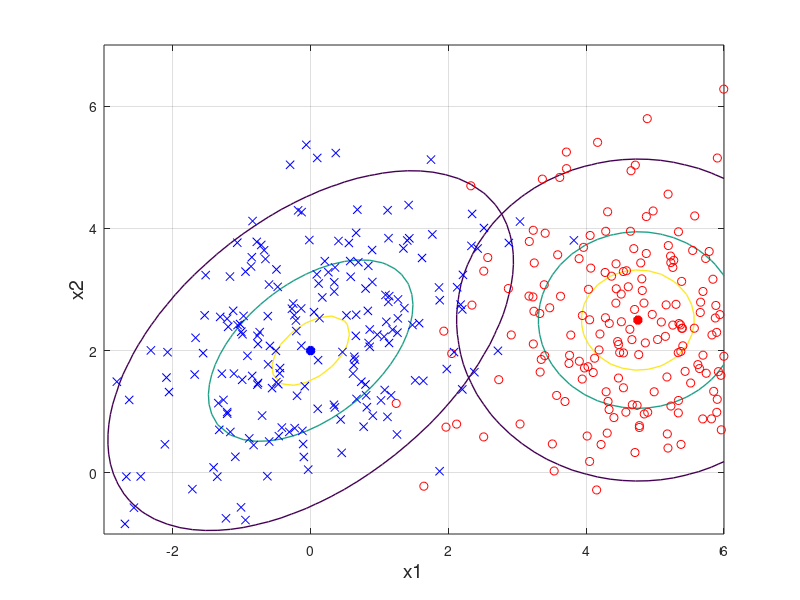

Recreate this plot in MATLAB. (Note: this script raises an error after producing the figure.)
% =========================================================================
% Basic
N=200; %100
m1 = [0; 2];
m2 = [1.75; 2.5];
m2 = m2 + [3; 0];
C1 = [2 1; 1 2]; 
C2 = 1.5 * eye(2); 
X1 = mvnrnd(m1, C1, N);
X2 = mvnrnd(m2, C2, N);

%Probability contour plot
numGrid = 50;
xRange = linspace(-3.0, 6.0, numGrid);
yRange = linspace(-1.0, 7.0, numGrid);
P1 = zeros(numGrid, numGrid);
P2 = zeros(numGrid, numGrid);
for j=1:numGrid
    for i=1:numGrid;
        x = [xRange(j) yRange(i)]';
        P1(i,j) = mvnpdf(x', m1', C1);
        P2(i,j) = mvnpdf(x', m2', C2);
    end
end
Pmax = max(max([P1 P2]));
figure(1), clf,
contour(xRange, yRange, P1, [0.1*Pmax 0.5*Pmax 0.8*Pmax], 'LineWidth', 1);
hold on;
contour(xRange, yRange, P2, [0.1*Pmax 0.5*Pmax 0.8*Pmax], 'LineWidth', 1);
plot(m1(1), m1(2), 'b*', 'LineWidth', 4);
plot(m2(1), m2(2), 'r*', 'LineWidth', 4);
% Plot distributions
plot(X1(:,1),X1(:,2),'bx', X2(:,1),X2(:,2),'ro'); grid on;
%title('Normal distribution with C1 != C2', 'FontSize', 16);
xlabel('x1', 'FontSize', 14)
ylabel('x2', 'FontSize', 14);

% Plot quadratic classification boundary
% gi(x) = x^t W_i x + w^t_i x + w_i0,   
C1_inv = inv(C1);
C2_inv = inv(C2);
W1=(-1/2)*C1_inv;
W2=(-1/2)*C2_inv;
w1=C1_inv*m1;
w2=C2_inv*m2;
omega01=(-1/2)*m1'*C1_inv*m1 - (1/2)*log(det(C1)) + log(0.5);
omega02=(-1/2)*m2'*C2_inv*m2 - (1/2)*log(det(C2)) + log(0.5);

%Solve
x = sym('x',[2 1])
x = sym(x,'real');
g1= x'*W1*x + w1'*x + omega01;
g2= x'*W2*x + w2'*x + omega02;


%Plot solution
xi1=linspace(-6,0.9,numGrid);
yi1=zeros(1,numGrid);
xi2=linspace(1.1,6,numGrid);
yi2=zeros(1,numGrid);

for i=1:numGrid
    % First part
    x1 = sym('x1');
    y = solve(g1 == g2, x(2,1));
    x1 = xi1(i);
    yi1(i) = subs(y);
    % Second part
    y = solve(g1 == g2, x(2,1));
    x1 = xi2(i);
    yi2(i) = subs(y);
end
plot(xi1,yi1,'r', 'LineWidth', 4);
plot(xi2,yi2,'r', 'LineWidth', 4);


%Plot Bayes classifier



return;




% Test
x1 = sym('x1');
x2 = sym('x2');
g_test = 11*x1 + 2*x2 - 2*x1*x2 - 2 * 1.627;
y = solve( g_test == 0, x1 );
%Plot solution
xi=linspace(-6,6,numGrid);
yi=zeros(1,numGrid);
for i=1:numGrid
    x1 = sym('x1');
    y = solve(g_test == 0, x2);
    x1 = xi(i);
    yi(i) = subs(y);
end
figure; clf;
plot(xi,yi,'b');

